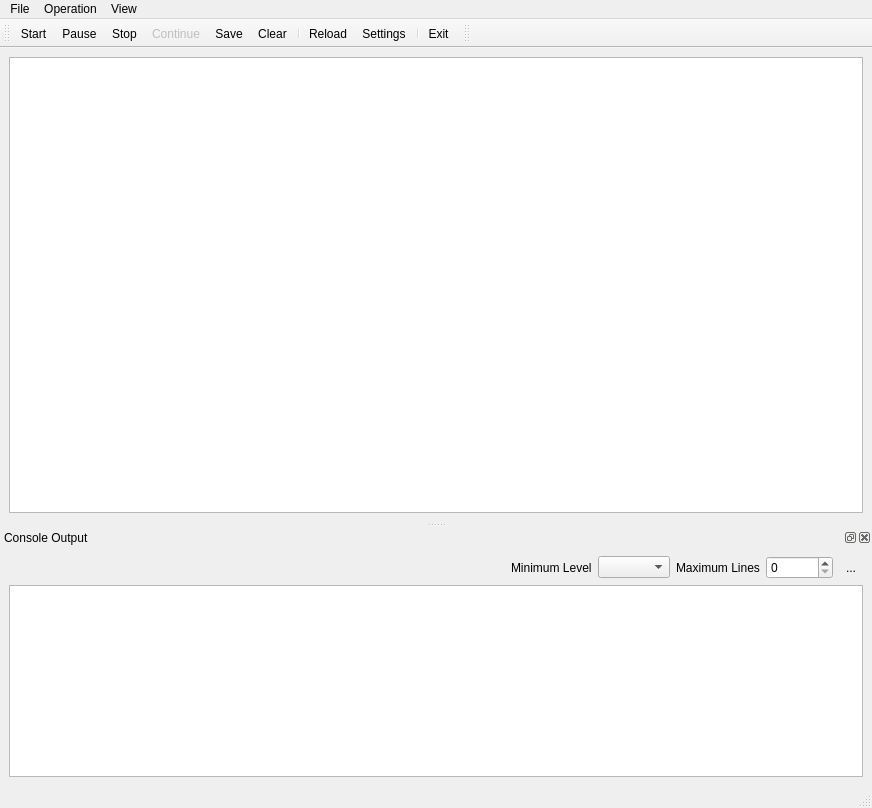
<?xml version="1.0" encoding="UTF-8"?>
<ui version="4.0">
 <class>MainWindow</class>
 <widget class="QMainWindow" name="MainWindow">
  <property name="geometry">
   <rect>
    <x>0</x>
    <y>0</y>
    <width>872</width>
    <height>808</height>
   </rect>
  </property>
  <property name="windowTitle">
   <string>Experimental Control</string>
  </property>
  <property name="windowIcon">
   <iconset resource="../digitalLock/ui/RepetitionRate.qrc">
    <normaloff>:/openicon/icons/lock-pink.png</normaloff>:/openicon/icons/lock-pink.png</iconset>
  </property>
  <property name="tabShape">
   <enum>QTabWidget::Rounded</enum>
  </property>
  <widget class="QWidget" name="centralwidget">
   <layout class="QGridLayout" name="gridLayout">
    <item row="0" column="0">
     <widget class="CoordinatePlotWidget" name="graphicsLayout"/>
    </item>
   </layout>
  </widget>
  <widget class="QStatusBar" name="statusbar"/>
  <widget class="QToolBar" name="toolBar">
   <property name="windowTitle">
    <string>toolBar</string>
   </property>
   <property name="floatable">
    <bool>true</bool>
   </property>
   <attribute name="toolBarArea">
    <enum>TopToolBarArea</enum>
   </attribute>
   <attribute name="toolBarBreak">
    <bool>false</bool>
   </attribute>
   <addaction name="actionStart"/>
   <addaction name="actionPause"/>
   <addaction name="actionStop"/>
   <addaction name="actionContinue"/>
   <addaction name="actionSave"/>
   <addaction name="actionClear"/>
   <addaction name="separator"/>
   <addaction name="actionReload"/>
   <addaction name="actionSettings"/>
   <addaction name="separator"/>
   <addaction name="actionExit"/>
  </widget>
  <widget class="QMenuBar" name="menuBar">
   <property name="geometry">
    <rect>
     <x>0</x>
     <y>0</y>
     <width>872</width>
     <height>21</height>
    </rect>
   </property>
   <widget class="QMenu" name="menuFile">
    <property name="title">
     <string>File</string>
    </property>
    <addaction name="actionSettings"/>
    <addaction name="actionExit"/>
    <addaction name="actionClear"/>
    <addaction name="actionSave"/>
    <addaction name="separator"/>
    <addaction name="actionProject"/>
   </widget>
   <widget class="QMenu" name="menuOperation">
    <property name="title">
     <string>Operation</string>
    </property>
    <addaction name="actionStart"/>
    <addaction name="actionStop"/>
    <addaction name="actionPause"/>
   </widget>
   <widget class="QMenu" name="menuView">
    <property name="title">
     <string>View</string>
    </property>
   </widget>
   <addaction name="menuFile"/>
   <addaction name="menuOperation"/>
   <addaction name="menuView"/>
  </widget>
  <widget class="QDockWidget" name="dockWidgetConsole">
   <property name="windowTitle">
    <string>Console Output</string>
   </property>
   <attribute name="dockWidgetArea">
    <number>8</number>
   </attribute>
   <widget class="QWidget" name="dockWidgetContents">
    <layout class="QVBoxLayout" name="verticalLayout">
     <item>
      <layout class="QHBoxLayout" name="horizontalLayout">
       <item>
        <spacer name="horizontalSpacer">
         <property name="orientation">
          <enum>Qt::Horizontal</enum>
         </property>
         <property name="sizeHint" stdset="0">
          <size>
           <width>40</width>
           <height>20</height>
          </size>
         </property>
        </spacer>
       </item>
       <item>
        <widget class="QLabel" name="label">
         <property name="text">
          <string>Minimum Level</string>
         </property>
        </widget>
       </item>
       <item>
        <widget class="QComboBox" name="levelComboBox"/>
       </item>
       <item>
        <widget class="QLabel" name="label_2">
         <property name="text">
          <string>Maximum Lines</string>
         </property>
        </widget>
       </item>
       <item>
        <widget class="QSpinBox" name="linesSpinBox">
         <property name="maximum">
          <number>1000000</number>
         </property>
        </widget>
       </item>
       <item>
        <widget class="QToolButton" name="consoleClearButton">
         <property name="text">
          <string>...</string>
         </property>
         <property name="icon">
          <iconset resource="Experiment.qrc">
           <normaloff>:/kde/icons/edit_clear.png</normaloff>:/kde/icons/edit_clear.png</iconset>
         </property>
         <property name="autoRaise">
          <bool>true</bool>
         </property>
        </widget>
       </item>
      </layout>
     </item>
     <item>
      <widget class="QTextEdit" name="textEditConsole">
       <property name="readOnly">
        <bool>true</bool>
       </property>
      </widget>
     </item>
    </layout>
   </widget>
  </widget>
  <widget class="QToolBar" name="experimentToolBar">
   <property name="windowTitle">
    <string>Experiment Tool Bar</string>
   </property>
   <attribute name="toolBarArea">
    <enum>TopToolBarArea</enum>
   </attribute>
   <attribute name="toolBarBreak">
    <bool>false</bool>
   </attribute>
  </widget>
  <action name="actionClear">
   <property name="icon">
    <iconset resource="Experiment.qrc">
     <normaloff>:/kde/icons/edit_clear.png</normaloff>:/kde/icons/edit_clear.png</iconset>
   </property>
   <property name="text">
    <string>Clear</string>
   </property>
   <property name="visible">
    <bool>false</bool>
   </property>
  </action>
  <action name="actionExit">
   <property name="icon">
    <iconset resource="Experiment.qrc">
     <normaloff>:/kde/icons/exit.png</normaloff>:/kde/icons/exit.png</iconset>
   </property>
   <property name="text">
    <string>Exit</string>
   </property>
   <property name="toolTip">
    <string> Exit Program</string>
   </property>
   <property name="shortcut">
    <string>Ctrl+Q</string>
   </property>
  </action>
  <action name="actionSave">
   <property name="icon">
    <iconset resource="Experiment.qrc">
     <normaloff>:/kde/icons/filesave.png</normaloff>:/kde/icons/filesave.png</iconset>
   </property>
   <property name="text">
    <string>Save</string>
   </property>
   <property name="toolTip">
    <string>Save Configuration</string>
   </property>
   <property name="shortcut">
    <string>Ctrl+S</string>
   </property>
  </action>
  <action name="actionStart">
   <property name="icon">
    <iconset resource="Experiment.qrc">
     <normaloff>:/openicon/icons/media-playback-start-7.png</normaloff>:/openicon/icons/media-playback-start-7.png</iconset>
   </property>
   <property name="text">
    <string>Start</string>
   </property>
   <property name="toolTip">
    <string> Start Experiment</string>
   </property>
  </action>
  <action name="actionPause">
   <property name="checkable">
    <bool>false</bool>
   </property>
   <property name="icon">
    <iconset resource="Experiment.qrc">
     <normaloff>:/openicon/icons/media-playback-pause-7.png</normaloff>
     <normalon>:/kde/icons/edit_clear.png</normalon>:/openicon/icons/media-playback-pause-7.png</iconset>
   </property>
   <property name="text">
    <string>Pause</string>
   </property>
   <property name="toolTip">
    <string>Pause Experiment</string>
   </property>
  </action>
  <action name="actionStop">
   <property name="icon">
    <iconset resource="Experiment.qrc">
     <normaloff>:/openicon/icons/media-playback-stop-7.png</normaloff>:/openicon/icons/media-playback-stop-7.png</iconset>
   </property>
   <property name="text">
    <string>Stop</string>
   </property>
   <property name="toolTip">
    <string>Stop Experiment</string>
   </property>
  </action>
  <action name="actionSettings">
   <property name="icon">
    <iconset resource="Experiment.qrc">
     <normaloff>:/petersIcons/icons/FPGA.png</normaloff>:/petersIcons/icons/FPGA.png</iconset>
   </property>
   <property name="text">
    <string>Settings</string>
   </property>
   <property name="toolTip">
    <string>FPGA Settings</string>
   </property>
  </action>
  <action name="actionContinue">
   <property name="enabled">
    <bool>false</bool>
   </property>
   <property name="icon">
    <iconset resource="Experiment.qrc">
     <normaloff>:/kde/icons/player_fwd.png</normaloff>:/kde/icons/player_fwd.png</iconset>
   </property>
   <property name="text">
    <string>Continue</string>
   </property>
   <property name="toolTip">
    <string>Continue</string>
   </property>
   <property name="visible">
    <bool>false</bool>
   </property>
  </action>
  <action name="actionPulses">
   <property name="icon">
    <iconset resource="Experiment.qrc">
     <normaloff>:/petersIcons/icons/pulser1.png</normaloff>:/petersIcons/icons/pulser1.png</iconset>
   </property>
   <property name="text">
    <string>Pulses</string>
   </property>
   <property name="toolTip">
    <string>Pulse Program Configuration</string>
   </property>
  </action>
  <action name="actionReload">
   <property name="icon">
    <iconset resource="Experiment.qrc">
     <normaloff>:/kde/icons/reload.png</normaloff>:/kde/icons/reload.png</iconset>
   </property>
   <property name="text">
    <string>Reload</string>
   </property>
   <property name="toolTip">
    <string>Reload Pulse Definition</string>
   </property>
   <property name="visible">
    <bool>false</bool>
   </property>
  </action>
  <action name="actionDedicatedCounters">
   <property name="icon">
    <iconset resource="Experiment.qrc">
     <normaloff>:/openicon/icons/gnome-power-statistics.png</normaloff>:/openicon/icons/gnome-power-statistics.png</iconset>
   </property>
   <property name="text">
    <string>DedicatedCounters</string>
   </property>
   <property name="toolTip">
    <string>Dedicated Counters</string>
   </property>
  </action>
  <action name="actionVoltageControl">
   <property name="icon">
    <iconset resource="Experiment.qrc">
     <normaloff>:/openicon/icons/pictogram-din-w008-electricisty.png</normaloff>:/openicon/icons/pictogram-din-w008-electricisty.png</iconset>
   </property>
   <property name="text">
    <string>VoltageControl</string>
   </property>
   <property name="toolTip">
    <string>Voltage Control</string>
   </property>
  </action>
  <action name="actionProject">
   <property name="text">
    <string>Project</string>
   </property>
   <property name="toolTip">
    <string>Select Project for next program start</string>
   </property>
  </action>
  <action name="actionLogic">
   <property name="icon">
    <iconset resource="Experiment.qrc">
     <normaloff>:/petersIcons/icons/ChipScope.png</normaloff>:/petersIcons/icons/ChipScope.png</iconset>
   </property>
   <property name="text">
    <string>Logic</string>
   </property>
  </action>
 </widget>
 <customwidgets>
  <customwidget>
   <class>CoordinatePlotWidget</class>
   <extends>QGraphicsView</extends>
   <header>uiModules.CoordinatePlotWidget</header>
  </customwidget>
 </customwidgets>
 <resources>
  <include location="Experiment.qrc"/>
  <include location="../digitalLock/ui/RepetitionRate.qrc"/>
 </resources>
 <connections/>
</ui>
